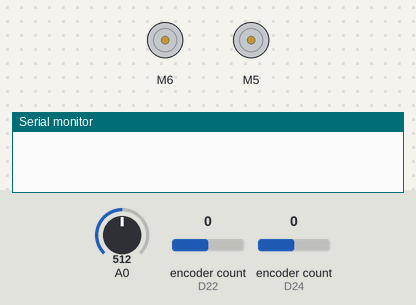
A sketch run on a simulated Arduino Due. Parts: 2 × DC motor (green arrow = forward, orange = backward, longer = faster), the last lines printed to the serial monitor. The test bench sets the inputs (shaded band); at power-on: A0 = 512, encoder count (sensors on D22, D24) 0.

Above: at 0.0 s.
At 0.6 s:
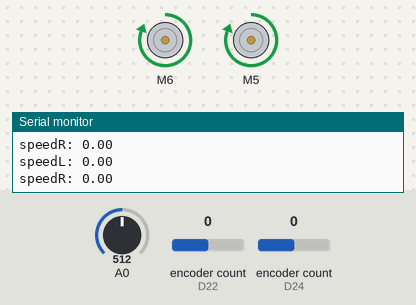
Timing chart, 0 to 2.1 s (numbered marks = the images above):
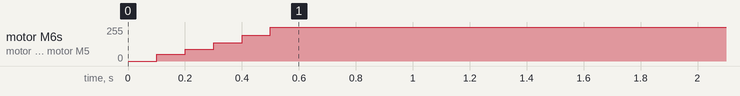

Measured:
- by itself, motor M6, motor M5: moves from stopped to forward 255/255 over 0.40 s

The sketch:

Main_Code.ino
```cpp
#include <DueTimer.h>
#include <Encoder.h>
#include <CytronMotorDriver.h>

double sensorDist;

CytronMD motor1(PWM_DIR, 5, 4);  // PWM 1 = Pin 5, DIR 1 = Pin 4.
CytronMD motor2(PWM_DIR, 6, 7); // PWM 2 = Pin 6, DIR 2 = Pin 7.

Encoder WRight(22,23);
Encoder WLeft(24,25);

double Ldist = 0;
double Rdist = 0;

long LeftTurn = 2500;

double LSetSpeed ; double LOutput;
double RSetSpeed ; double ROutput;

double OldLeftSpeed = 0;
double LeftDerivative  = 0;
double LeftErrorSum = 0;

double OldRightSpeed = 0;
double RightDerivative = 0;
double RightErrorSum = 0;

double LSpeed = 0; double RSpeed = 0;
double Kp=15 ;double Ki=3 ;double Kd=1;
double Kp2=15;double Ki2=3;double Kd2=1;


  double Lerror = 0;
  double Lcontrol = 0;
  double LFeedForward = 0;

  double Rerror = 0;
  double Rcontrol = 0;
  double RFeedForward = 0;


//*****************************************************************************//
void setup() {
  Serial.begin(9600);
  Serial1.begin(9600);

  pinMode(A0, INPUT);

  Timer1.attachInterrupt(TimerInterrupt);
  Timer1.start(100000); //every 0.1 seconds

//  Timer2.attachInterrupt(speedCorrection);
//  Timer2.start(500000); //every 0.5 seconds
  //Task Code
    long currentDist = 0;
    int Task1 = 0;
    startSpeed(15);
while(Task1<=100){
  LSetSpeed = 15;
  RSetSpeed = 15;
  speedCorrection();
  Task1 = ticksToCM(WLeft.read());
  Serial1.print("Task1");
  Serial1.println(Task1);
    Serial1.print("WLeft");
  Serial1.println(WLeft.read());
  delay(500);
}
setStop();
delay(500);
rightTurn();
delay(500);

int Task2 = 0;
    startSpeed(15);
 currentDist = ticksToCM(WLeft.read());
while(Task2-currentDist<=100){
  LSetSpeed = 15;
  RSetSpeed = 15;
  speedCorrection();
  Task2 = ticksToCM(WLeft.read());

  delay(500);
}
setStop();


  //Task Code

}

//*****************************************************************************//
void loop()
{


}

void TimerInterrupt()
{
  measureSpeeds();
  controlSpeeds();

  Serial.print("speedL: ");
  Serial.println(LSpeed);
  Serial.print("speedR: ");
  Serial.println(RSpeed);

}

//*****************************************************************************//

float ticksToCM(long encoder_val)
{
  return encoder_val/297.2545932;
}

void measureSpeeds()
{
  double Ldist_now = ticksToCM(WLeft.read());
  double Rdist_now = ticksToCM(-WRight.read());
  LSpeed = (Ldist_now-Ldist)/0.1;  //cm/s
  RSpeed = (Rdist_now-Rdist)/0.1;
  Ldist = Ldist_now;
  Rdist = Rdist_now;
}

void controlSpeeds()
{
  Lerror = LSetSpeed - LSpeed;
  LeftDerivative = (OldLeftSpeed - LSpeed);
  LeftErrorSum += Lerror;

  Rerror = RSetSpeed - RSpeed;
  RightDerivative = (OldRightSpeed - RSpeed);
  RightErrorSum += Rerror;

  Lcontrol = Kp*Lerror + Kd*LeftDerivative + Ki*LeftErrorSum;
  Rcontrol = Kp2*Rerror + Kd2*RightDerivative + Ki2*RightErrorSum;


  LFeedForward = SpeedToPWM(LSetSpeed);
  RFeedForward = SpeedToPWM(RSetSpeed);

  if(LSetSpeed < 0)
  {
    LFeedForward = -SpeedToPWM(-LSetSpeed);
  }
  if(RSetSpeed <0)
  {
    RFeedForward = -SpeedToPWM(-RSetSpeed);
  }

  LOutput = LFeedForward + Lcontrol;
  ROutput = RFeedForward + Rcontrol;

  motor2.setSpeed(filterMotorSpeed(LOutput));
  motor1.setSpeed(filterMotorSpeed(ROutput));

}

float SpeedToPWM(float des_speed)
{
  return des_speed*des_speed*des_speed*des_speed*.0025 - 0.1099*des_speed*des_speed*des_speed +1.676*des_speed*des_speed -6.728*des_speed +38.228;
}

int filterMotorSpeed(float input_speed)
{
  if(input_speed > 255)
   return 255;
  if(input_speed < -255)
   return -255;

  return (int)input_speed;
}

void sensorRead(){
   if(analogRead(A0)>200){
  sensorDist = -0.088*(analogRead(A0))+64.393;
 }
 else sensorDist = 6;
}

void speedCorrection(){
  sensorRead();
  if(sensorDist<5){
    LSetSpeed = LSetSpeed - 1.25;
        Serial1.println("Left - - ");

  }
  else if(sensorDist>5&&sensorDist<10){
    RSetSpeed = RSetSpeed - 1.25;
       Serial1.println("Right - - ");
  }
  Serial1.println(sensorDist);

}

//*****************************************************************************//
void leftTurn(){
  long currentLRead = WLeft.read();
    setStop();
  while(WLeft.read()-currentLRead > -LeftTurn){
    RSetSpeed = 2;
    LSetSpeed = -2;
  }
  setStop();
}
void rightTurn(){
  long currentRRead = -WRight.read();
    setStop();
  while(-WRight.read()-currentRRead > - LeftTurn){
    RSetSpeed = -2;
    LSetSpeed = 2;
  }
  setStop();
}
void setStop(){
  for(int c=0; c<20;c++){
  RSetSpeed = 0;
  LSetSpeed = 0;
  }
}
void startSpeed(int speedset){
  for(int d=0;d<=speedset;d++){
      RSetSpeed = d;
      LSetSpeed = d;
      delay(50);
  }
}
```
